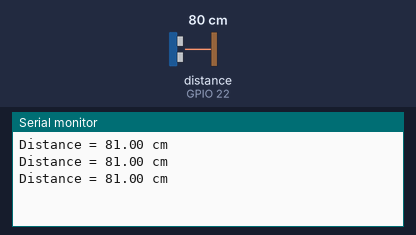
The sketch below on a simulated ESP32. Shown: the last lines printed to the serial monitor. The test bench sets the inputs (shaded band); at power-on: distance to the obstacle (sensor on GPIO 22) 80 cm. The echo pulse lasts 58.3 µs per cm.

Above: at 1.3 s.
1.4 s: distance to the obstacle (sensor on GPIO 22) set to 4 cm
At 1.9 s:
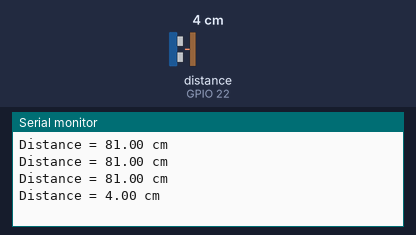
2.9 s: distance to the obstacle (sensor on GPIO 22) set to 2 cm
At 3.4 s:
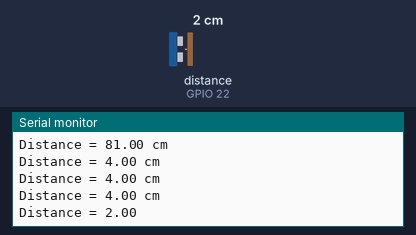

The sketch:

esp32_HC-SR04_NewPing.ino
```cpp
// This uses Serial Monitor to display Range Finder distance readings

// Include NewPing Library
#include "NewPing.h"

// Hook up HC-SR04 with Trig to Arduino Pin 9, Echo to Arduino pin 10
#define TRIGGER_PIN 23
#define ECHO_PIN 22

// Maximum distance we want to ping for (in centimeters).
#define MAX_DISTANCE 400

// NewPing setup of pins and maximum distance.
NewPing sonar(TRIGGER_PIN, ECHO_PIN, MAX_DISTANCE);

float duration, distance;

void setup()
{
	Serial.begin(115200);
}

void loop()
{
	// Send ping, get distance in cm
	distance = sonar.ping_cm();

	// Send results to Serial Monitor
	Serial.print("Distance = ");

	if (distance >= 400 || distance <= 2)
	{
		Serial.println(distance);
	}
	else
	{
		Serial.print(distance);
		Serial.println(" cm");
	}
	delay(500);
}
```

Measured:
- the behaviour switches between 3 and 2 cm on distance to the obstacle (sensor on GPIO 22) (found by bisection; images 1 and 2)
- after the input at 1.4 s, the serial monitor: prints a new line after 0.12 s (image 1)
- after the input at 2.9 s, the serial monitor: prints a new line after 0.12 s (image 2)
